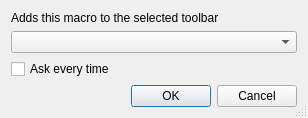
<?xml version="1.0" encoding="UTF-8"?>
<ui version="4.0">
 <class>select_toolbar_dialog</class>
 <widget class="QDialog" name="select_toolbar_dialog">
  <property name="geometry">
   <rect>
    <x>0</x>
    <y>0</y>
    <width>308</width>
    <height>109</height>
   </rect>
  </property>
  <property name="windowTitle">
   <string>Select Toolbar</string>
  </property>
  <property name="sizeGripEnabled">
   <bool>true</bool>
  </property>
  <property name="modal">
   <bool>true</bool>
  </property>
  <layout class="QVBoxLayout" name="verticalLayout">
   <item>
    <widget class="QLabel" name="label">
     <property name="text">
      <string>Adds this macro to the selected toolbar</string>
     </property>
    </widget>
   </item>
   <item>
    <widget class="QComboBox" name="comboBox"/>
   </item>
   <item>
    <widget class="QCheckBox" name="checkBox">
     <property name="text">
      <string>Ask every time</string>
     </property>
    </widget>
   </item>
   <item>
    <widget class="QDialogButtonBox" name="buttonBox">
     <property name="orientation">
      <enum>Qt::Horizontal</enum>
     </property>
     <property name="standardButtons">
      <set>QDialogButtonBox::Cancel|QDialogButtonBox::Ok</set>
     </property>
    </widget>
   </item>
  </layout>
 </widget>
 <resources/>
 <connections>
  <connection>
   <sender>buttonBox</sender>
   <signal>accepted()</signal>
   <receiver>select_toolbar_dialog</receiver>
   <slot>accept()</slot>
   <hints>
    <hint type="sourcelabel">
     <x>248</x>
     <y>254</y>
    </hint>
    <hint type="destinationlabel">
     <x>157</x>
     <y>274</y>
    </hint>
   </hints>
  </connection>
  <connection>
   <sender>buttonBox</sender>
   <signal>rejected()</signal>
   <receiver>select_toolbar_dialog</receiver>
   <slot>reject()</slot>
   <hints>
    <hint type="sourcelabel">
     <x>316</x>
     <y>260</y>
    </hint>
    <hint type="destinationlabel">
     <x>286</x>
     <y>274</y>
    </hint>
   </hints>
  </connection>
 </connections>
</ui>
